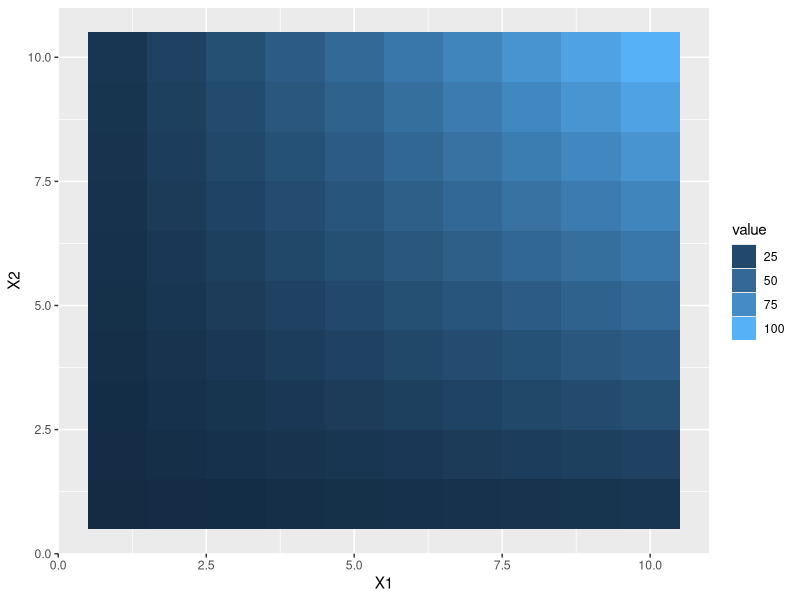
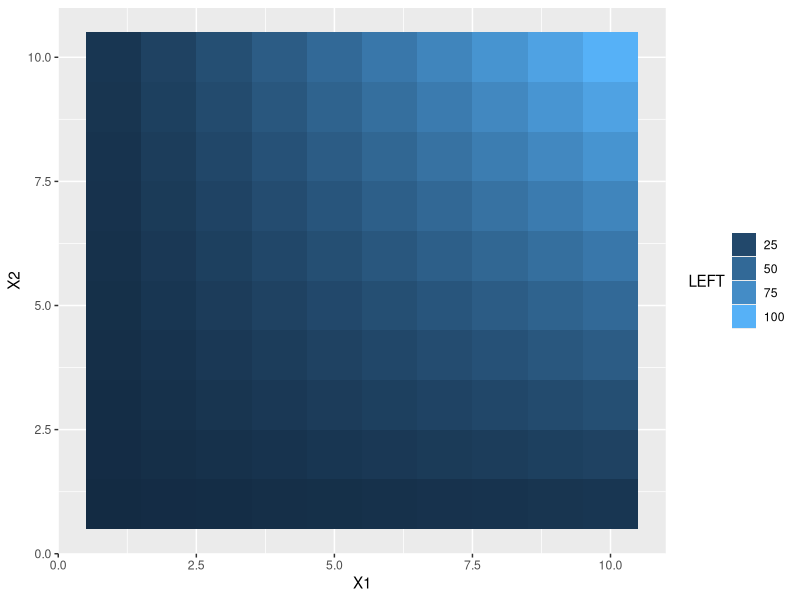
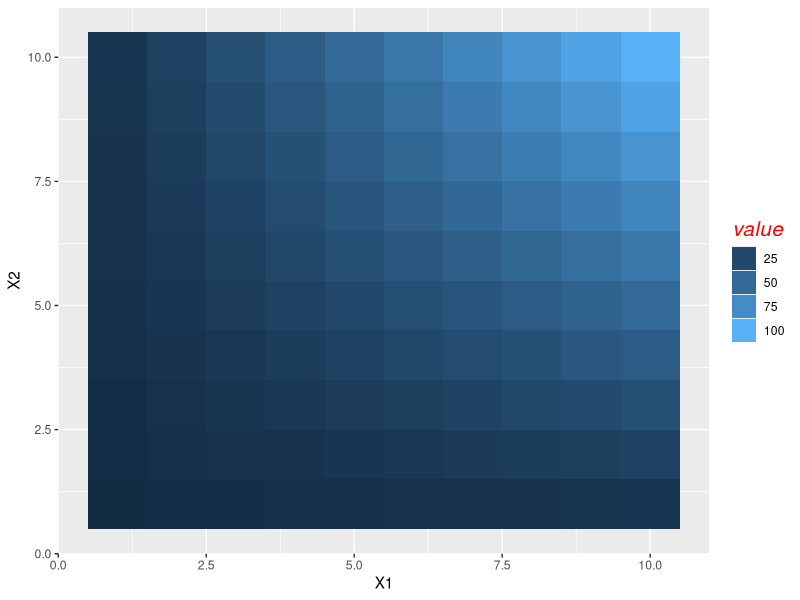
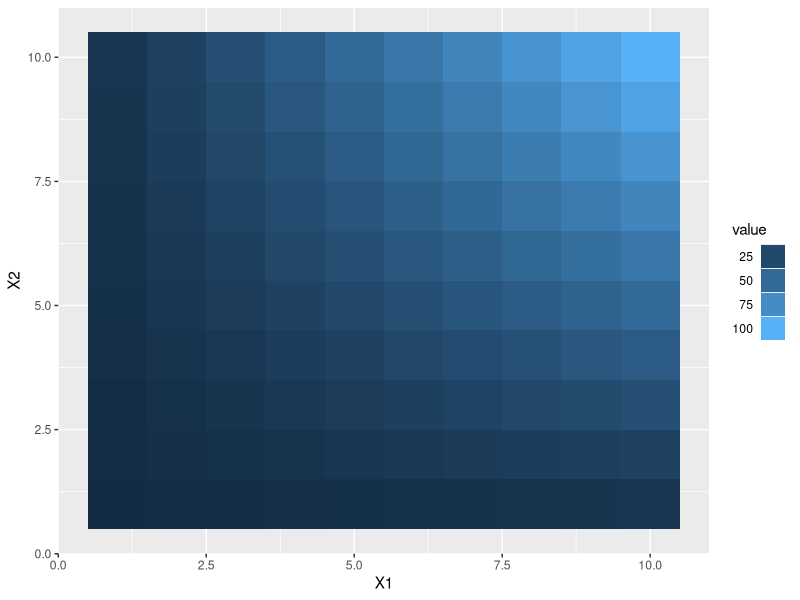
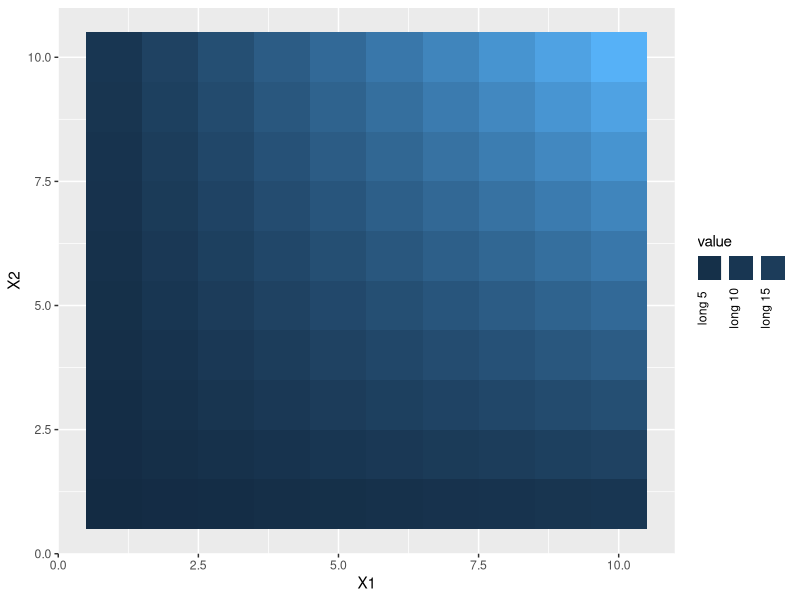
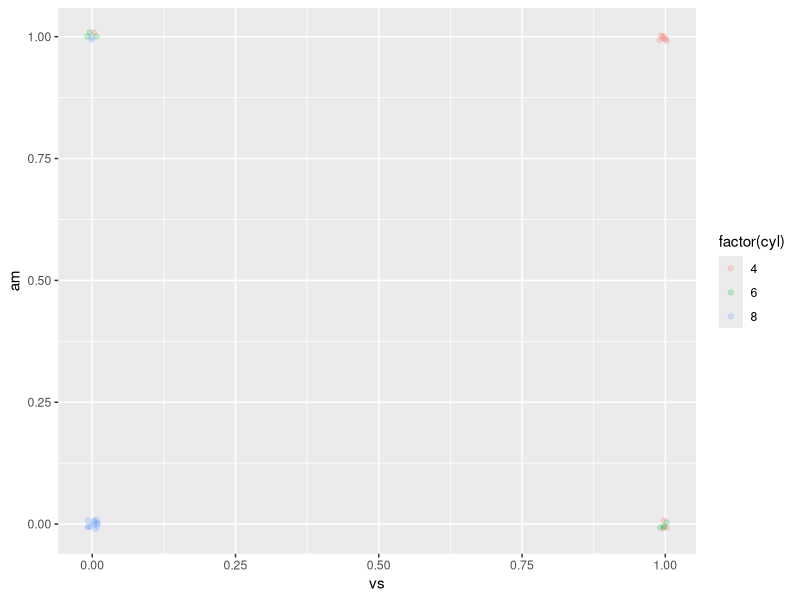
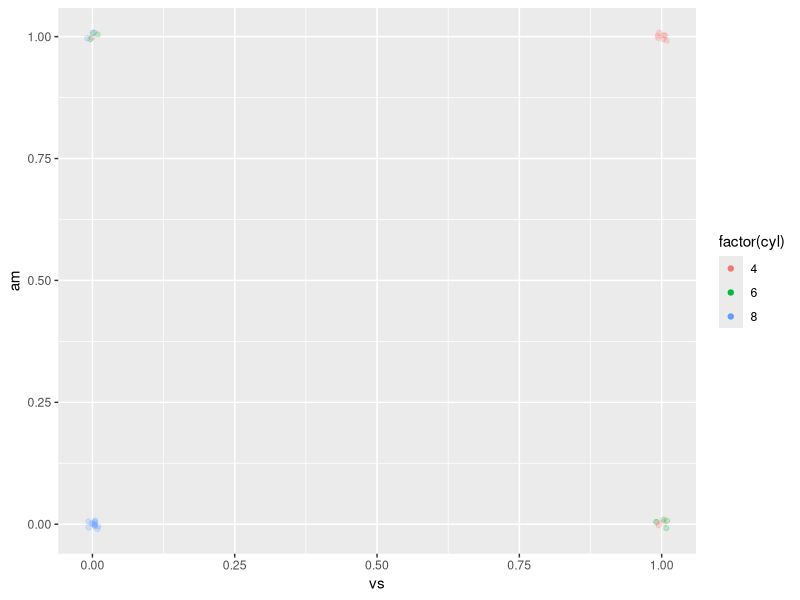
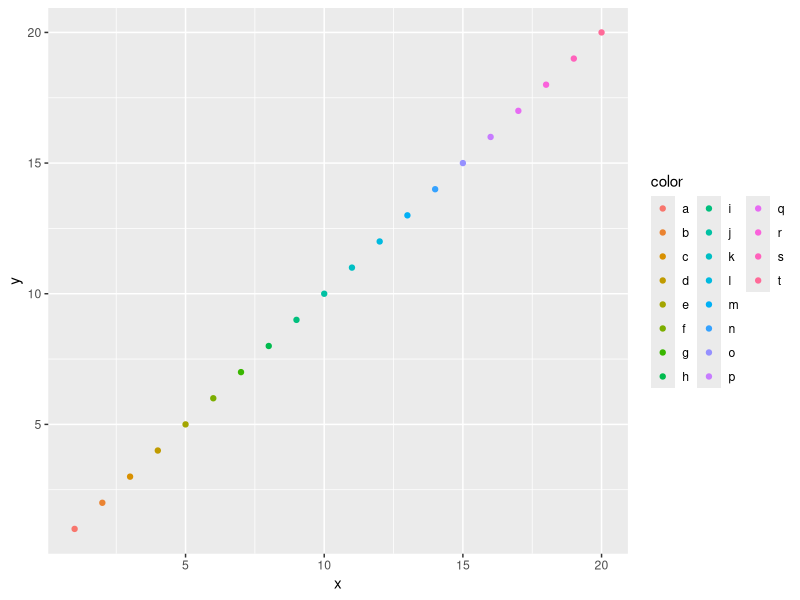

Source code (R) for these figures, in order:
# r2py crawler metadata
# package: ggplot2
# source_type: rd_example
# topic: guide_legend.Rd
# source_file: C:\Users\bened\AppData\Local\R\win-library\4.5\ggplot2\help
# lines: 59

suppressPackageStartupMessages(library(ggplot2))
df <- expand.grid(X1 = 1:10, X2 = 1:10)
df$value <- df$X1 * df$X2

p1 <- ggplot(df, aes(X1, X2)) + geom_tile(aes(fill = value))
p2 <- p1 + geom_point(aes(size = value))

# Basic form
p1 + scale_fill_continuous(guide = guide_legend())

# Control styles

# title position
p1 + guides(fill = guide_legend(
  title = "LEFT", theme(legend.title.position = "left")
))

# title text styles via element_text
p1 + guides(fill = guide_legend(theme = theme(
  legend.title = element_text(size = 15, face = "italic", colour = "red")
)))

# label position
p1 + guides(fill = guide_legend(theme = theme(
  legend.text.position = "left",
  legend.text = element_text(hjust = 1)
)))

# label styles
p1 +
  scale_fill_continuous(
    breaks = c(5, 10, 15),
    labels = paste("long", c(5, 10, 15)),
    guide = guide_legend(theme = theme(
      legend.direction = "horizontal",
      legend.title.position = "top",
      legend.text.position = "bottom",
      legend.text = element_text(hjust = 0.5, vjust = 1, angle = 90)
    ))
  )

# Set aesthetic of legend key
# very low alpha value make it difficult to see legend key
p3 <- ggplot(mtcars, aes(vs, am, colour = factor(cyl))) +
  geom_jitter(alpha = 1/5, width = 0.01, height = 0.01)
p3
# override.aes overwrites the alpha
p3 + guides(colour = guide_legend(override.aes = list(alpha = 1)))

# multiple row/col legends
df <- data.frame(x = 1:20, y = 1:20, color = letters[1:20])
p <- ggplot(df, aes(x, y)) +
  geom_point(aes(colour = color))
p + guides(col = guide_legend(nrow = 8))
p + guides(col = guide_legend(ncol = 8))
p + guides(col = guide_legend(nrow = 8, theme = theme(legend.byrow = TRUE)))

# reversed order legend
p + guides(col = guide_legend(reverse = TRUE))
